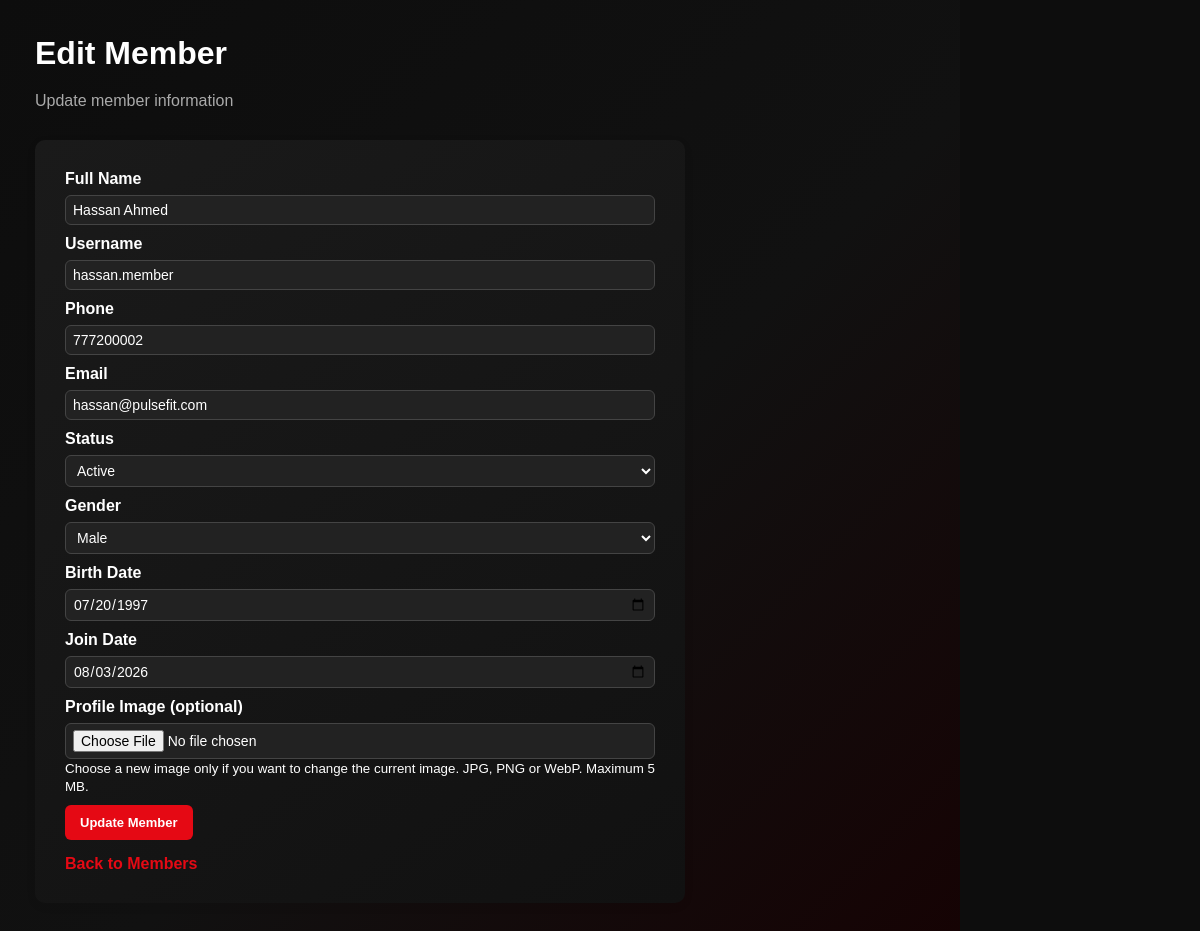
/pages/members/edit_member.php?id=2 (signed in), run on the app's committed database.
### tables this page shows
CREATE TABLE `members` (
  `member_id` int(10) NOT NULL COMMENT 'pk',
  `gender` varchar(10) NOT NULL,
  `birth_date` date NOT NULL,
  `join_date` date NOT NULL,
  `user_id` int(10) NOT NULL,
  `created_at` timestamp NOT NULL DEFAULT current_timestamp()
);

CREATE TABLE `users` (
  `user_id` int(10) NOT NULL COMMENT 'pk',
  `full_name` varchar(100) NOT NULL,
  `username` varchar(50) NOT NULL,
  `password` varchar(255) NOT NULL,
  `role` varchar(20) NOT NULL,
  `profile_id` int(10) DEFAULT 4,
  `phone` varchar(20) NOT NULL,
  `email` varchar(100) NOT NULL,
  `status` varchar(20) NOT NULL,
  `image` varchar(255) DEFAULT NULL
);

### classes/BaseModel.php (called while the page is built, shortened)
<?php
require_once __DIR__ . "/../config/database.php";
class BaseModel
{
    protected $conn;
    public function __construct()
    {
        global $conn;
        $this->conn = $conn;
    }
    protected function fetchOne($sql, $types = "", ...$params)
    {
        $stmt = $this->conn->prepare($sql);
        if (!empty($types)) {
            $stmt->bind_param($types, ...$params);
        }
        if (!$stmt->execute()) {
            die("Execute failed: " . $stmt->error);
        }
        $result = $stmt->get_result();
        return $result->fetch_assoc();
    }
}

### classes/member.php (called while the page is built, shortened)
<?php
class Member extends User
{
    public function getById($member_id)
    {
        return $this->fetchOne(
            "SELECT
                members.*,
                users.full_name,
                users.username,
                users.phone,
                users.email,
                users.status,
                users.image
             FROM members
             INNER JOIN users
                ON members.user_id = users.user_id
             WHERE members.member_id = ?",
            "i",
            $member_id
        );
    }
}

### pages/members/edit_member.php (the view, shortened to what this page needs)
<?php
require_once __DIR__ . "/../../classes/member.php";
$member = new Member();
$member_id = $_GET["id"] ?? null;
$currentMember = $member->getById($member_id);
?>
<!DOCTYPE html>
<html lang="en">
<head>
    <link rel="stylesheet" href="../../assets/css/style.css">
</head>
<body>
    <div class="main-content">
        <div class="dashboard-header">
            <h1>Edit Member</h1>
            <p>Update member information</p>
        </div>
        <div class="form-container">
            <form method="POST" enctype="multipart/form-data">
                <div class="form-group">
                    <label for="full_name">
                        Full Name
                    </label>
                    <input
                        type="text"
                        id="full_name"
                        name="full_name"
                        required
                        value="<?= htmlspecialchars(
                            $_POST["full_name"] ?? $currentMember["full_name"]
                        ) ?>"
                    >
                </div>
                <div class="form-group">
                    <label for="username">
                        Username
                    </label>
                    <input
                        type="text"
                        id="username"
                        name="username"
                        required
                        value="<?= htmlspecialchars(
                            $_POST["username"] ?? $currentMember["username"]
                        ) ?>"
                    >
                </div>
                <div class="form-group">
                    <label for="phone">
                        Phone
                    </label>
                    <input
                        type="text"
                        id="phone"
                        name="phone"
                        value="<?= htmlspecialchars(
                            $_POST["phone"] ?? $currentMember["phone"]
                        ) ?>"
                    >
                </div>
                <div class="form-group">
                    <label for="email">
                        Email
                    </label>
                    <input
                        type="email"
                        id="email"
                        name="email"
                        value="<?= htmlspecialchars(
                            $_POST["email"] ?? $currentMember["email"]
                        ) ?>"
                    >
                </div>
                <div class="form-group">
                    <label for="status">
                        Status
                    </label>
                    <select
                        id="status"
                        name="status"
                    >
                        <option
                            value="active"
                            <?= (
                                ($_POST["status"] ?? $currentMember["status"]) === "active"
                            ) ? "selected" : "" ?>
                        >
                            Active
                        </option>
                    </select>
                </div>
                <div class="form-group">
                    <label for="gender">
                        Gender
                    </label>
                    <select
                        id="gender"
                        name="gender"
                        required
                    >
                        <option
                            value="Male"
                            <?= (
                                ($_POST["gender"] ?? $currentMember["gender"]) === "Male"
                            ) ? "selected" : "" ?>
                        >
                            Male
                        </option>
                    </select>
                </div>
                <div class="form-group">
                    <label for="birth_date">
                        Birth Date
                    </label>
                    <input
                        type="date"
                        id="birth_date"
                        name="birth_date"
                        required
                        value="<?= htmlspecialchars(
                            $_POST["birth_date"] ?? $currentMember["birth_date"]
                        ) ?>"
                    >
                </div>
                <div class="form-group">
                    <label for="join_date">
                        Join Date
                    </label>
                    <input
                        type="date"
                        id="join_date"
                        name="join_date"
                        required
                        value="<?= htmlspecialchars(
                            $_POST["join_date"] ?? $currentMember["join_date"]
                        ) ?>"
                    >
                </div>
                <div class="form-group">
                    <label for="image">
                        Profile Image (optional)
                    </label>
                    <input
                        type="file"
                        id="image"
                        name="image"
                        accept="image/jpeg,image/png,image/webp"
                    >
                    <small>
                        Choose a new image only if you want to change the current image.
                        JPG, PNG or WebP. Maximum 5 MB.
                    </small>
                </div>
                <button
                    type="submit"
                    class="form-button"
                >
                    Update Member
                </button>
                <div>
                    <a
                        href="members.php"
                        class="back-link"
                    >
                        Back to Members
                    </a>
                </div>
            </form>
        </div>
    </div>
</body>
</html>

### data on the page
members: full_name "Hassan Ahmed", username "hassan.member", phone "777200002", email "hassan@pulsefit.com", gender "Male", birth_date "07/20/1997", join_date "08/03/2026"
users: status "Active"
